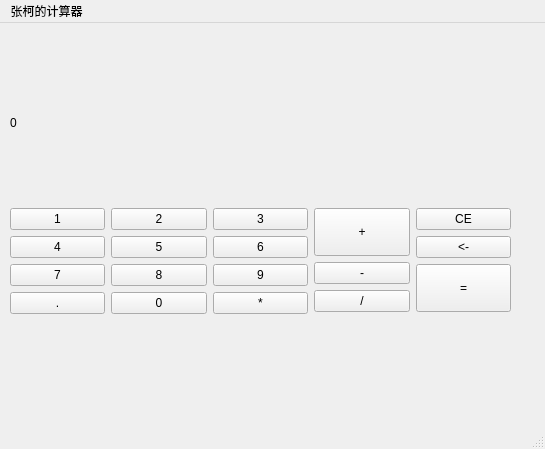
<?xml version="1.0" encoding="UTF-8"?>
<ui version="4.0">
 <class>MainWindow</class>
 <widget class="QMainWindow" name="MainWindow">
  <property name="geometry">
   <rect>
    <x>0</x>
    <y>0</y>
    <width>545</width>
    <height>449</height>
   </rect>
  </property>
  <property name="windowTitle">
   <string>MainWindow</string>
  </property>
  <widget class="QWidget" name="centralwidget">
   <widget class="QWidget" name="">
    <property name="geometry">
     <rect>
      <x>10</x>
      <y>20</y>
      <width>501</width>
      <height>271</height>
     </rect>
    </property>
    <layout class="QVBoxLayout" name="verticalLayout_6">
     <item>
      <widget class="QLabel" name="label">
       <property name="text">
        <string>0</string>
       </property>
      </widget>
     </item>
     <item>
      <layout class="QHBoxLayout" name="horizontalLayout">
       <item>
        <layout class="QVBoxLayout" name="verticalLayout">
         <item>
          <widget class="QPushButton" name="pushButton1">
           <property name="text">
            <string>1</string>
           </property>
          </widget>
         </item>
         <item>
          <widget class="QPushButton" name="pushButton4">
           <property name="text">
            <string>4</string>
           </property>
          </widget>
         </item>
         <item>
          <widget class="QPushButton" name="pushButton7">
           <property name="text">
            <string>7</string>
           </property>
          </widget>
         </item>
         <item>
          <widget class="QPushButton" name="pushButtonDot">
           <property name="text">
            <string>.</string>
           </property>
          </widget>
         </item>
        </layout>
       </item>
       <item>
        <layout class="QVBoxLayout" name="verticalLayout_2">
         <item>
          <widget class="QPushButton" name="pushButton2">
           <property name="text">
            <string>2</string>
           </property>
          </widget>
         </item>
         <item>
          <widget class="QPushButton" name="pushButton5">
           <property name="text">
            <string>5</string>
           </property>
          </widget>
         </item>
         <item>
          <widget class="QPushButton" name="pushButton8">
           <property name="text">
            <string>8</string>
           </property>
          </widget>
         </item>
         <item>
          <widget class="QPushButton" name="pushButton0">
           <property name="text">
            <string>0</string>
           </property>
          </widget>
         </item>
        </layout>
       </item>
       <item>
        <layout class="QVBoxLayout" name="verticalLayout_3">
         <item>
          <widget class="QPushButton" name="pushButton3">
           <property name="text">
            <string>3</string>
           </property>
          </widget>
         </item>
         <item>
          <widget class="QPushButton" name="pushButton6">
           <property name="text">
            <string>6</string>
           </property>
          </widget>
         </item>
         <item>
          <widget class="QPushButton" name="pushButton9">
           <property name="text">
            <string>9</string>
           </property>
          </widget>
         </item>
         <item>
          <widget class="QPushButton" name="pushButtonMultiply">
           <property name="text">
            <string>*</string>
           </property>
          </widget>
         </item>
        </layout>
       </item>
       <item>
        <layout class="QVBoxLayout" name="verticalLayout_4">
         <item>
          <widget class="QPushButton" name="pushButtonAdd">
           <property name="styleSheet">
            <string notr="true">height:40</string>
           </property>
           <property name="text">
            <string>+</string>
           </property>
          </widget>
         </item>
         <item>
          <widget class="QPushButton" name="pushButtonSubtract">
           <property name="text">
            <string>-</string>
           </property>
          </widget>
         </item>
         <item>
          <widget class="QPushButton" name="pushButtonDivision">
           <property name="text">
            <string>/</string>
           </property>
          </widget>
         </item>
        </layout>
       </item>
       <item>
        <layout class="QVBoxLayout" name="verticalLayout_5">
         <item>
          <widget class="QPushButton" name="pushButtonCE">
           <property name="text">
            <string>CE</string>
           </property>
          </widget>
         </item>
         <item>
          <widget class="QPushButton" name="pushButtonDelete">
           <property name="text">
            <string>&lt;-</string>
           </property>
          </widget>
         </item>
         <item>
          <widget class="QPushButton" name="pushButtonEqual">
           <property name="styleSheet">
            <string notr="true">height:40</string>
           </property>
           <property name="text">
            <string>=</string>
           </property>
          </widget>
         </item>
        </layout>
       </item>
      </layout>
     </item>
    </layout>
   </widget>
  </widget>
  <widget class="QMenuBar" name="menubar">
   <property name="geometry">
    <rect>
     <x>0</x>
     <y>0</y>
     <width>545</width>
     <height>21</height>
    </rect>
   </property>
   <widget class="QMenu" name="menu">
    <property name="title">
     <string>张柯的计算器</string>
    </property>
   </widget>
   <addaction name="menu"/>
  </widget>
  <widget class="QStatusBar" name="statusbar"/>
 </widget>
 <resources/>
 <connections/>
</ui>
